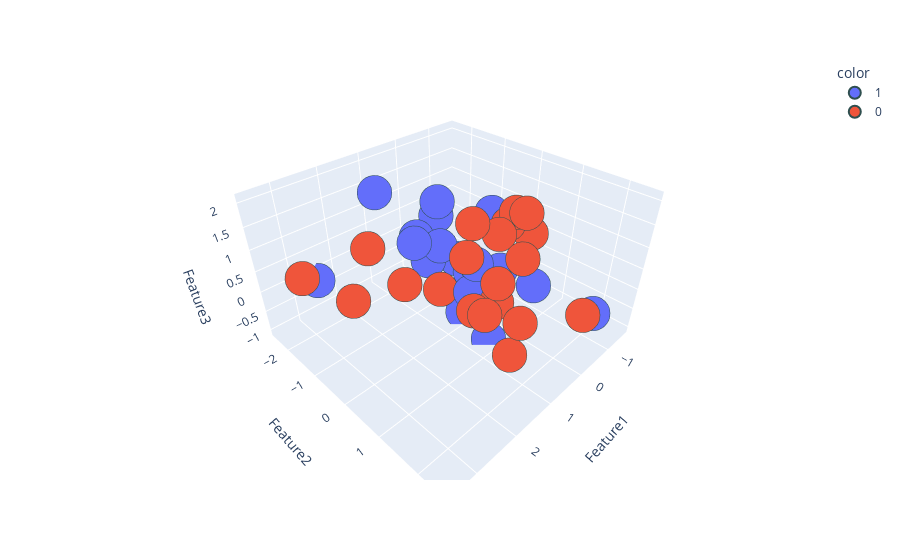

This figure's notebook cell:
### Code cell
import plotly.express as px
# y_train_trf = y_train.astype(str)

fig = px.scatter_3d(df,x = df["Feature1"], y = df["Feature2"],z =df["Feature3"],color=df["target"].astype('str'))

fig.update_traces(marker= dict(size = 12, line = dict(width = 2,
                                                      color = "DarkSlateGrey")),
                                                      selector=dict(mode = "markers"))

fig.show()

### Figure 1 — Plotly figure (JSON) as saved in the notebook; plotly's stock layout.template omitted (floating-point values rounded to 4 significant figures)
{"data": [{"hovertemplate": "color=1<br>Feature1=%{x}<br>Feature2=%{y}<br>Feature3=%{z}<extra></extra>", "legendgroup": "1", "marker": {"color": "#636efa", "line": {"color": "DarkSlateGrey", "width": 2}, "size": 12, "symbol": "circle"}, "mode": "markers", "name": "1", "scene": "scene", "showlegend": true, "type": "scatter3d", "x": [0.4323, 1.047, 2.499, -0.5615, -1.108, 0.5878, -1.599, -0.2393, -0.4799, -1.048, -0.09195, 1.056, -0.09756, 0.9188, 0.5369, -1.085, 1.52, 0.102, 0.5557, 0.4848], "y": [-0.1358, 0.6291, -2.49, 0.02886, 2.106, 0.7523, -0.6461, -0.4911, -1.923, -0.6939, -1.463, 0.7478, -0.8865, -1.104, -0.7327, 0.5949, -1.489, -0.2509, -1.089, -1.533], "z": [-0.9411, 0.3631, -0.2349, -0.2308, -0.5674, -1.059, 0.3373, -1.002, 0.3996, 0.7453, 1.082, 1.065, -0.1367, 0.6265, 0.5557, -0.6389, 1.86, -0.07881, 0.02369, 0.405]}, {"hovertemplate": "color=0<br>Feature1=%{x}<br>Feature2=%{y}<br>Feature3=%{z}<extra></extra>", "legendgroup": "0", "marker": {"color": "#EF553B", "line": {"color": "DarkSlateGrey", "width": 2}, "size": 12, "symbol": "circle"}, "mode": "markers", "name": "0", "scene": "scene", "showlegend": true, "type": "scatter3d", "x": [1.951, 0.6852, 0.1169, 0.7832, 1.625, -0.2486, 1.013, 3.201, -0.3761, 2.128, 1.33, 3.516, 1.104, 1.604, 2.258, 1.536, -0.1794, 1.98, 1.069, -0.5325], "y": [1.76, 1.49, 2.497, 1.017, -1.77, 0.5762, -0.2317, -0.01374, 0.7284, 1.508, 1.863, -1.039, 1.312, 1.215, 0.1787, 2.16, 0.4547, 2.007, 0.65, 0.7659], "z": [1.012, 1.355, 0.3535, 1.69, 0.5078, 1.553, -0.05309, 1.001, 1.542, 2.08, -0.2274, 1.094, 0.5329, 0.5764, 0.9445, 0.835, 1.271, 1.782, 1.869, 1.039]}], "layout": {"legend": {"title": {"text": "color"}, "tracegroupgap": 0}, "margin": {"t": 60}, "scene": {"domain": {"x": [0, 1], "y": [0, 1]}, "xaxis": {"title": {"text": "Feature1"}}, "yaxis": {"title": {"text": "Feature2"}}, "zaxis": {"title": {"text": "Feature3"}}}}}
